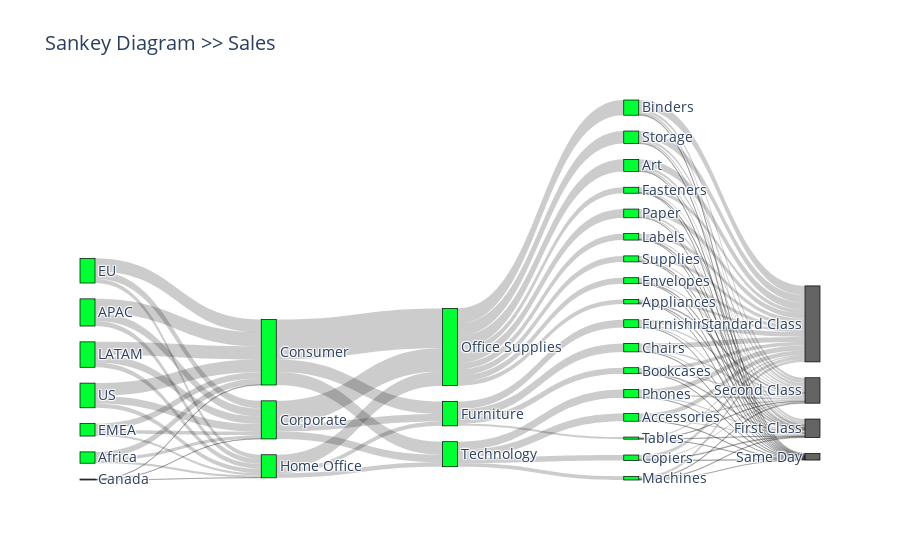

The notebook cell saved with this chart:
### Code cell
def diagramSankey(df,cat_cols=[],value_cols='',title=''):
    colorPalette = ['#00FF33','#646464','#FFD43B','#4B8BBE','#306998','#2980B9','#262C46',]
    labelList = []
    colorNumList = []
    for catCol in cat_cols:
        labelListTemp =  list(set(df[catCol].values))
        colorNumList.append(len(labelListTemp))
        labelList = labelList + labelListTemp
        
    # remove duplicates
    labelList = list(dict.fromkeys(labelList))
    
    # define colors
    colorList = []
    for idx, colorNum in enumerate(colorNumList):
        colorList = colorList + [colorPalette[idx]]*colorNum
        
    # transform df
    for i in range(len(cat_cols)-1):
        if i==0:
            sourceTargetDf = df[[cat_cols[i],cat_cols[i+1],value_cols]]
            sourceTargetDf.columns = ['source','target','count']
        else:
            tempDf = df[[cat_cols[i],cat_cols[i+1],value_cols]]
            tempDf.columns = ['source','target','count']
            sourceTargetDf = pd.concat([sourceTargetDf,tempDf])
        sourceTargetDf = sourceTargetDf.groupby(['source','target']).agg({'count':'sum'}).reset_index()
        
    # add index
    sourceTargetDf['sourceID'] = sourceTargetDf['source'].apply(lambda x: labelList.index(x))
    sourceTargetDf['targetID'] = sourceTargetDf['target'].apply(lambda x: labelList.index(x))
    
    # creating the sankey diagram
    fig = go.Figure(data=[go.Sankey(
        node = dict(
            pad = 30,
            thickness = 15,
            line = dict(
                    color = "black",
                    width = 0.7
          ),
          label = labelList,
          color = colorList
        ),
        link = dict(
          source = sourceTargetDf['sourceID'],
          target = sourceTargetDf['targetID'],
          value = sourceTargetDf['count']
        )
    )])
    
    layout =  dict(
        title = title,
        font = dict(
          size = 10
        )
    )
       
    fig.update_layout(title='Sankey Diagram >> Sales', font_size=14)

    return fig

fig = diagramSankey(df8, cat_cols=['A','B'],value_cols='Quantity')
fig.show()

### Figure 1 — Plotly figure (JSON) as saved in the notebook; plotly's stock layout.template omitted (floating-point values rounded to 4 significant figures)
{"data": [{"link": {"source": [27, 27, 27, 21, 21, 21, 21, 19, 19, 19, 12, 12, 12, 12, 6, 6, 6, 6, 25, 25, 25, 25, 17, 17, 17, 17, 4, 4, 4, 28, 28, 28, 28, 7, 7, 7, 10, 10, 10, 10, 18, 18, 18, 14, 14, 14, 5, 5, 5, 22, 22, 22, 22, 11, 11, 11, 11, 0, 0, 0, 0, 9, 9, 9, 9, 8, 8, 8, 15, 15, 15, 13, 13, 13, 13, 2, 2, 2, 2, 26, 26, 26, 26, 26, 26, 26, 26, 26, 16, 16, 16, 16, 1, 1, 1, 1, 23, 23, 23, 23, 24, 24, 24, 24, 3, 3, 3, 3, 29, 29, 29, 29, 20, 20, 20], "target": [7, 18, 8, 30, 32, 33, 31, 7, 18, 8, 30, 32, 33, 31, 30, 32, 33, 31, 30, 32, 33, 31, 30, 32, 33, 31, 7, 18, 8, 30, 32, 33, 31, 9, 26, 29, 30, 32, 33, 31, 9, 26, 29, 7, 18, 8, 7, 18, 8, 30, 32, 33, 31, 30, 32, 33, 31, 30, 32, 33, 31, 17, 28, 0, 3, 9, 26, 29, 7, 18, 8, 30, 32, 33, 31, 30, 32, 33, 31, 12, 6, 25, 22, 11, 13, 16, 23, 24, 30, 32, 33, 31, 30, 32, 33, 31, 30, 32, 33, 31, 30, 32, 33, 31, 30, 32, 33, 31, 21, 10, 2, 1, 7, 18, 8], "value": [5699, 3283, 2020, 457, 163, 638, 1817, 2381, 1312, 894, 295, 92, 352, 1016, 705, 259, 1021, 2898, 913, 339, 1162, 3738, 372, 128, 455, 1456, 202, 110, 72, 492, 183, 718, 2041, 5095, 16151, 5272, 306, 116, 438, 1363, 3014, 9364, 3051, 2538, 1574, 917, 5186, 3077, 1737, 337, 140, 512, 1446, 335, 114, 480, 1491, 428, 163, 624, 1955, 2411, 3434, 3170, 861, 1767, 5758, 1818, 5321, 3053, 1920, 394, 133, 518, 1561, 232, 74, 256, 924, 1755, 4883, 6152, 2435, 2420, 2606, 3538, 5059, 2425, 548, 211, 730, 2049, 481, 165, 698, 2013, 707, 277, 1014, 3061, 364, 110, 522, 1429, 139, 34, 171, 517, 3075, 2223, 1486, 3357, 5191, 3020, 1783]}, "node": {"color": ["#00FF33", "#00FF33", "#00FF33", "#00FF33", "#00FF33", "#00FF33", "#00FF33", "#00FF33", "#00FF33", "#00FF33", "#00FF33", "#00FF33", "#00FF33", "#00FF33", "#00FF33", "#00FF33", "#00FF33", "#00FF33", "#00FF33", "#00FF33", "#00FF33", "#00FF33", "#00FF33", "#00FF33", "#00FF33", "#00FF33", "#00FF33", "#00FF33", "#00FF33", "#00FF33", "#646464", "#646464", "#646464", "#646464", "#646464", "#646464", "#646464", "#646464", "#646464", "#646464", "#646464", "#646464", "#646464", "#646464", "#646464", "#646464", "#646464", "#646464", "#646464", "#646464", "#646464", "#646464", "#646464", "#646464", "#646464", "#646464", "#646464"], "label": ["Furnishings", "Phones", "Machines", "Tables", "Canada", "EU", "Art", "Consumer", "Home Office", "Furniture", "Copiers", "Fasteners", "Appliances", "Labels", "EMEA", "LATAM", "Paper", "Bookcases", "Corporate", "Africa", "US", "Accessories", "Envelopes", "Storage", "Supplies", "Binders", "Office Supplies", "APAC", "Chairs", "Technology", "First Class", "Standard Class", "Same Day", "Second Class"], "line": {"color": "black", "width": 0.7}, "pad": 30, "thickness": 15}, "type": "sankey"}], "layout": {"font": {"size": 14}, "title": {"text": "Sankey Diagram >> Sales"}}}
